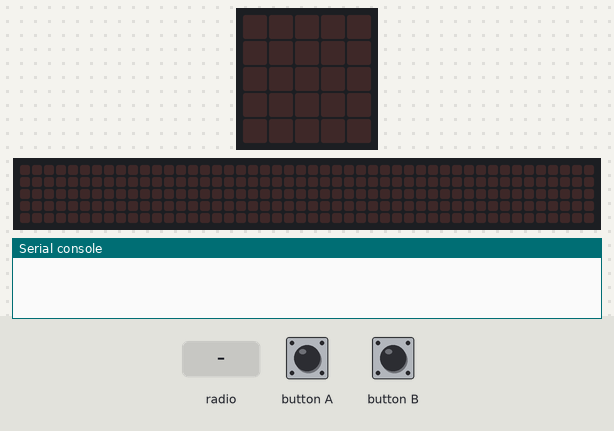
A program run on a simulated BBC micro:bit (MakeCode). On the bench: the board's 5×5 LED display, a strip that is not on the board, showing the scrolling text unrolled, the last lines printed to the serial console. The test bench sets the inputs (shaded band). No radio messages arrive unless stated (any console line starting 'radio sent:' is added by the test bench); the 48×5 strip is a reading aid, not a part: it shows the text the display is scrolling, unrolled, one strip-width of it at a time.

Above: at 1.2 s.
1.3 s: radio message "76" arrives
At 3.85 s:
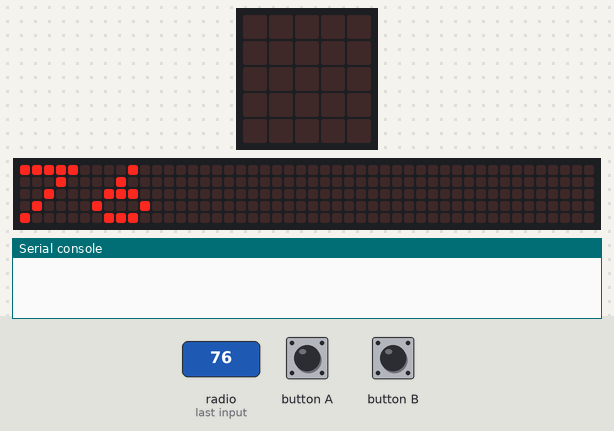
4.3 s: radio message "holaaa " arrives
At 4.37 s:
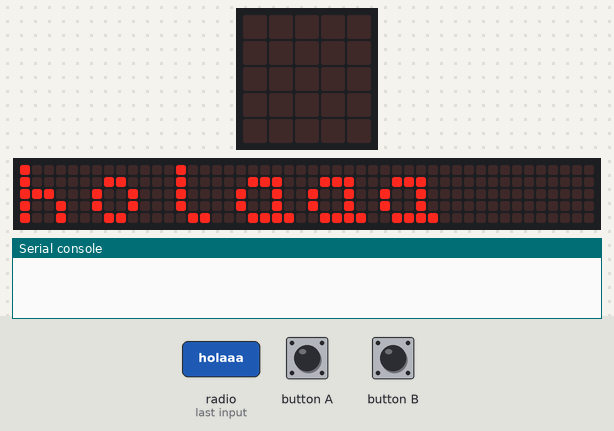
7.3 s: button A pressed for 0.15 s
At 7.67 s:
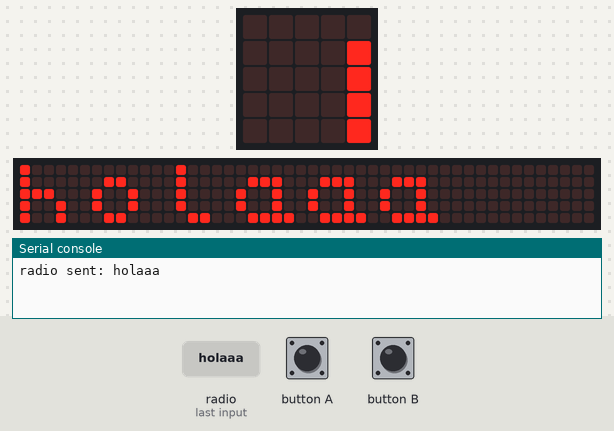
13.0 s: radio message "76" arrives
At 13.22 s:
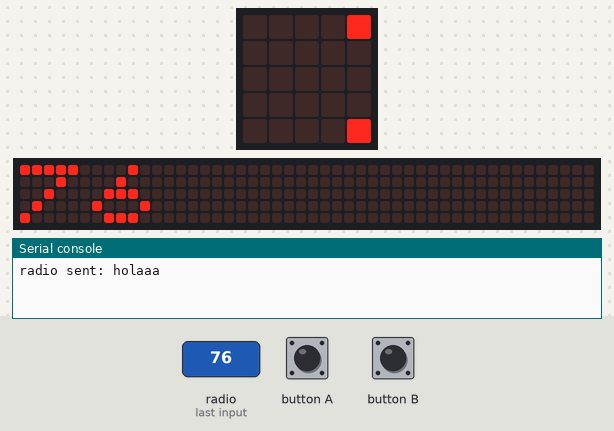

Measured:
- after the input at 1.3 s, the display: changes at once (image 1)
- after the input at 4.3 s, the display: changes at once (image 2)
- after the input at 13.0 s, the display: first changes at once (image 4 shows a later state)

The program:

main.ts
```typescript
radio.onReceivedNumber(function (receivedNumber) {
    basic.showNumber(receivedNumber)
})
input.onButtonPressed(Button.A, function () {
    basic.clearScreen()
    radio.sendString("holaaa ")
})
radio.onReceivedString(function (receivedString) {
    basic.showString(receivedString)
})
input.onButtonPressed(Button.B, function () {
    basic.clearScreen()
    radio.sendNumber(76)
})
radio.setGroup(2)
```

test.ts
```typescript
// aquí va el archivo "tests"; esto no se compilará cuando este paquete se utilice como una extensión.
```
